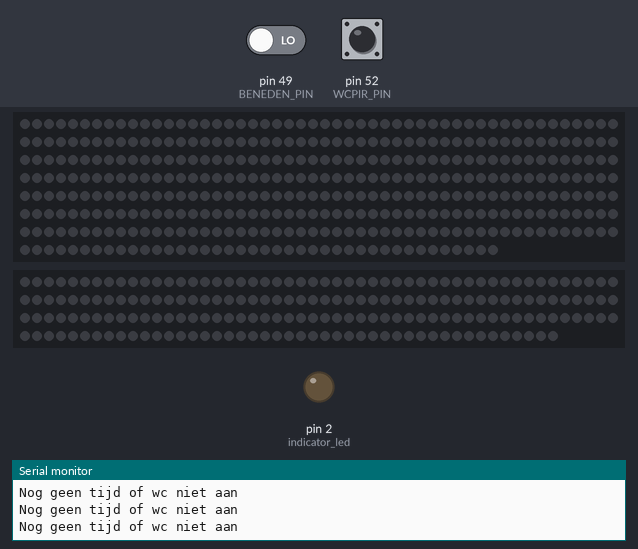
Recording of a sketch running on a simulated Arduino Mega 2560, built with avr-gcc and run on an emulated ATmega2560. On the bench: 390 RGB LEDs in strip order, left to right, continuing on the next row, 195 RGB LEDs in strip order, left to right, continuing on the next row, output pins drawn as LEDs (lit = HIGH), the last lines printed to the serial monitor. The test bench sets the inputs (shaded band); at power-on: pin 52 (WCPIR_PIN) LOW, pin 49 (BENEDEN_PIN) LOW. Dim RGB values are drawn brighter than linear.

Above: at 1.2 s.
1.3 s: pin 52 (WCPIR_PIN) driven HIGH
At 3.4 s:
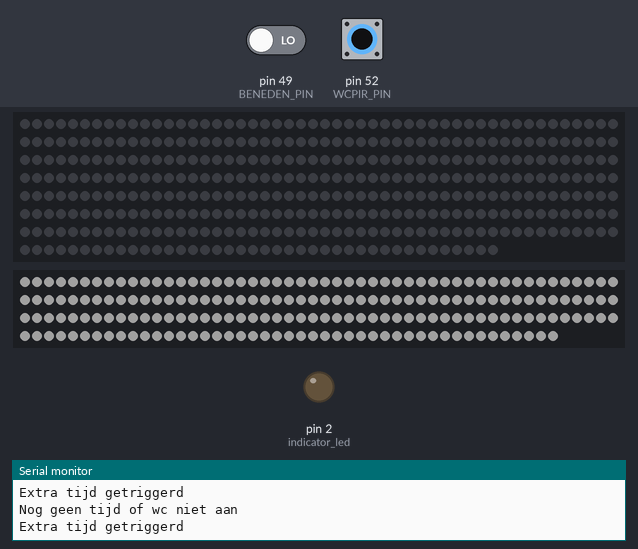
3.5 s: pin 49 (BENEDEN_PIN) driven HIGH
5.9 s: pin 52 (WCPIR_PIN) driven LOW
At 7.93 s:
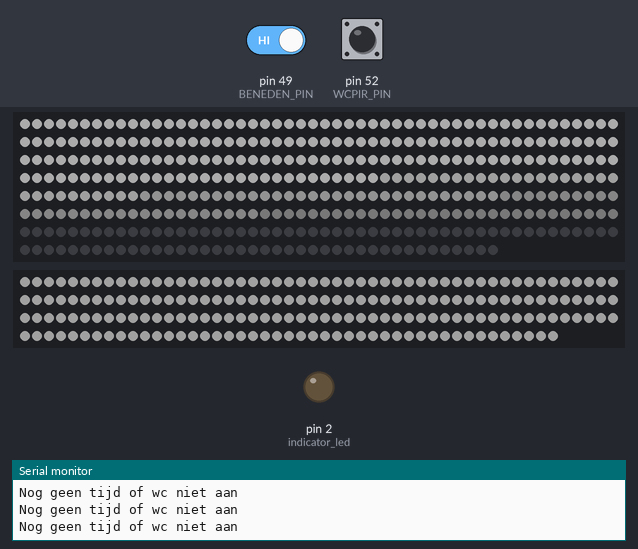
8.9 s: pin 52 (WCPIR_PIN) driven HIGH
At 9.9 s:
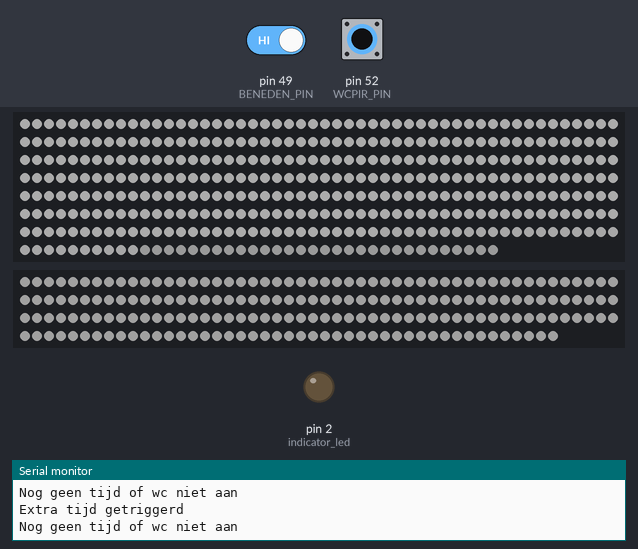
10.4 s: pin 49 (BENEDEN_PIN) driven LOW and pin 52 (WCPIR_PIN) driven LOW
13.4 s: pin 52 (WCPIR_PIN) pulsed HIGH 2 times (0.12 s each, 0.3 s apart)
At 25.86 s:
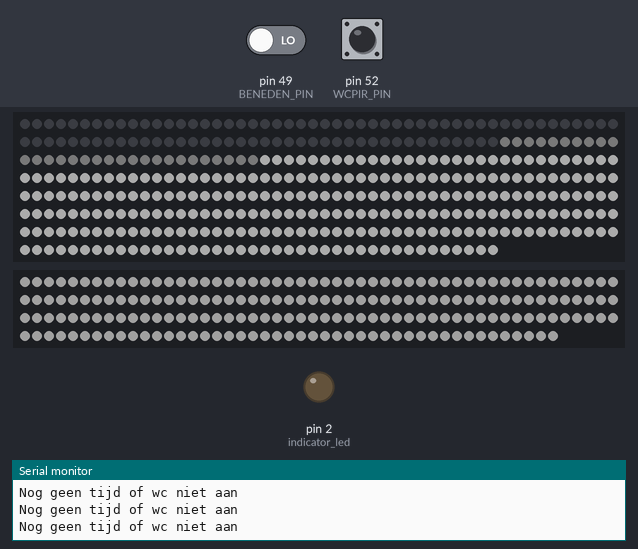

Measured:
- after the input at 1.3 s, the LEDs: first change after 0.39 s (image 1 shows a later state)

The sketch:

Trap___WC_Patrick.ino
```cpp
#include "FastLED.h"
#define NUM_LEDS 390
#define WC_LEDS 195

// Settingss

//PINS
#define PIN 51 // debug
#define TRAP_PIN 51 // LED Data
#define BOVEN_PIN 50 // PIR Boven
#define BENEDEN_PIN 49 // PIR Beneden
#define WCPIR_PIN 52 // PIR WC
#define WC_PIN 53 // WC LED Data


/* FADE SETTING */

// WC
#define WC_FADE 1

// Trap
#define THRESHOLD_FADE 50                        // Hoger = Volgende tree later starten. 0=alles direct
#define FADE_SPEED 15                            // Lager = Sneller fade #delay in ms
#define FADE_AMOUNT 5                            // Hoger = Snelle fade #brightness + fade_amount

//Trap
#define STEPS_SIZE 13                            // aantal steps
#define STEP_SIZE 30                             // leds per tree
/* END OF SETTINGS */

// Setup leds
CRGB rawleds[NUM_LEDS];
CRGB wc_raw_leds[WC_LEDS];
CRGBSet wcleds(wc_raw_leds,WC_LEDS);
CRGBSet leds(rawleds, NUM_LEDS);
CRGBSet step1(leds(0,29));                       // tree 1 heeft led 0 tot en met 9
CRGBSet step2(leds(30,59));                     // tree 2 heeft led 10 tot en met 19
CRGBSet step3(leds(60,89));// etc etc etc
CRGBSet step4(leds(90,119));
CRGBSet step5(leds(120,149));
CRGBSet step6(leds(150,179));
CRGBSet step7(leds(180,209));
CRGBSet step8(leds(210,239));
CRGBSet step9(leds(240,269));
CRGBSet step10(leds(270,299));
CRGBSet step11(leds(300,329));
CRGBSet step12(leds(330,359));
CRGBSet step13(leds(360,389));
struct CRGB * step_array[] ={step1,step2,step3,step4,step5,step6,step7,step8,step9,step10,step11,step12,step13}; // Google <3

#define COLOR_ORDER GRB
int bright[STEPS_SIZE];       // array om helderheid op te slaan per tree

/* VARS */
int bright_wc = 0;
int lastFade = 0; // lastfade in ms. Voor delay
int up,down;
int wc;
long wc_time;
int upFade;


void setup()
{
  // Setup pins
  pinMode(2, OUTPUT); // indicator led
  pinMode(WCPIR_PIN, INPUT); // WC PIR
  pinMode(BOVEN_PIN, INPUT); // Boven PIR
  pinMode(BENEDEN_PIN, INPUT); // Beneden PIR
  FastLED.addLeds<WS2812B, PIN, COLOR_ORDER>(leds, NUM_LEDS);
  FastLED.addLeds<WS2812B, WC_PIN, COLOR_ORDER>(wcleds, WC_LEDS);
  FastLED.setBrightness(50);
  FastLED.setMaxPowerInVoltsAndMilliamps(5,5000);
  set_max_power_indicator_LED(13l);
  Serial.begin(9600);

  // Turn all led offs
  fill_solid(leds, NUM_LEDS, CRGB::Black);
  fill_solid(wcleds, WC_LEDS, CRGB::Black);
  FastLED.show();
}

void loop(){

checkPir();

/* WC CODE */

// pir check
if(digitalRead(WCPIR_PIN) == HIGH){
  if(wc == 0){
    Serial.println("WC Getriggered, wc was 0");
     wc = 1;
     for(bright_wc = 0; bright_wc < 210; bright_wc = bright_wc + 3){
      for (int x=0;x<WC_LEDS;x++){               // voor elke 10 leds op een tree
            wcleds[x] = CHSV(255,0,bright_wc); // zet HSV
          }
        FastLED.show();
     }
      wc_time = millis();
     Serial.println("Fade klaar");
   wc = 2;
  }else if(wc == 2){
    Serial.println("Extra tijd getriggerd");
    wc_time = millis();
  }
}

if(delayy(wc_time,15000) && wc == 2){
  Serial.println("Timer over, fade out");
    fill_solid(wcleds, WC_LEDS, CRGB::Black);
    FastLED.show();
    bright_wc = 0;
    wc = 0;
}else{
  Serial.println("Nog geen tijd of wc niet aan");
}

  /* TRAP SECTION */

if(up == 1){
 if(delayy(lastFade,FADE_SPEED)){                      // Delay without delaying function, zie onderaan de boolean functie (0,1)
  for(int x=0; x<STEPS_SIZE;x++){                     // for elke tree
    if(bright[x] < 255){                              // Alleen verder indien bright van die tree lager is dan 255(=max brightness)
      if(x == 0){                                     // Indien het de eerste tree is (Kan geen check uitvoeren of de vorige led een waarde heeft, zie code hier onder)
         for (int i=0;i<STEP_SIZE;i++){               // voor elke 10 leds op een tree
            step_array[x][i] = CHSV(255,0,bright[x]); // zet HSV
          }
         bright[x] = bright[x] + FADE_AMOUNT;         // set bright voor volgende run op brightness + fade amount
      }else{                                          // als het niet de eerste tree is (Dus kan de waarde van de vorige tree checken)
        int lastStep = x - 1;                         // var voor vorige tree id
        if(bright[lastStep] > THRESHOLD_FADE ){       // als vorige tree een waarde heeft hoger dan de THRESHOLD (Pas gaan starten als de vorige tree op bijv 50 brightness zit)
            for (int i=0;i<STEP_SIZE;i++){            // Voor elke 10 leds op een tree
              step_array[x][i] = CHSV(255,0,bright[x]);// set HSV
            }
            bright[x] = bright[x] + FADE_AMOUNT;      // set bright voor volgende run op brightness + fade amount
        }
      }
    }else{
      if(bright[STEPS_SIZE - 1] == 255){
        up = 2;
      }
    }
  }
  lastFade = millis();                                // Sla millis op van laatste fade voor de delay
}
       //FastLED.delay(1); // Andere functie om de fade te vertragen, 1 vetraagt al gigantisch. Nu delay via millis, zie regel 118
        FastLED.show();   // Show led
        upFade = millis();
}
//Serial.println(up);

if(delayy(upFade,10000) && up == 2){
  up = 3;
}

if(up == 3){
  for(int x=0; x<STEPS_SIZE;x++){                     // for elke tree
    if(bright[x] > 0){                              // Alleen verder indien bright van die tree lager is dan 255(=max brightness)
      if(x == 0){                                     // Indien het de eerste tree is (Kan geen check uitvoeren of de vorige led een waarde heeft, zie code hier onder)
         for (int i=0;i<STEP_SIZE;i++){               // voor elke 10 leds op een tree
            step_array[x][i] = CHSV(255,0,bright[x]); // zet HSV
          }
         bright[x] = bright[x] - FADE_AMOUNT;         // set bright voor volgende run op brightness + fade amount
      }else{                                          // als het niet de eerste tree is (Dus kan de waarde van de vorige tree checken)
        int lastStep = x - 1;                         // var voor vorige tree id
        if(bright[lastStep] < THRESHOLD_FADE ){       // als vorige tree een waarde heeft hoger dan de THRESHOLD (Pas gaan starten als de vorige tree op bijv 50 brightness zit)
            for (int i=0;i<STEP_SIZE;i++){            // Voor elke 10 leds op een tree
              step_array[x][i] = CHSV(255,0,bright[x]);// set HSV
            }
            bright[x] = bright[x] - FADE_AMOUNT;      // set bright voor volgende run op brightness + fade amount
        }
      }
    }else{
      if(bright[STEPS_SIZE - 1] == 0){
        up = 0;
      }
    }
  }
       //FastLED.delay(1); // Andere functie om de fade te vertragen, 1 vetraagt al gigantisch, nu delay via millis
        FastLED.show();   // Show led
}


// TODO: Sensor vanaf boven

//if(down == 1 && up == 0){
// if(delayy(lastFade,FADE_SPEED)){                      // Delay without delaying function, zie onderaan de boolean functie (0,1)
//  for(int x=STEPS_SIZE; x-- > 0;){                     // for elke tree
//    if(bright[x] < 255){                              // Alleen verder indien bright van die tree lager is dan 255(=max brightness)
//      if(x == STEPS_SIZE){                                     // Indien het de eerste tree is (Kan geen check uitvoeren of de vorige led een waarde heeft, zie code hier onder)
//         for (int i=0;i<STEP_SIZE;i++){               // voor elke 10 leds op een tree
//            step_array[x][i] = CHSV(255,0,bright[x]); // zet HSV
//          }
//         bright[x] = bright[x] + FADE_AMOUNT;         // set bright voor volgende run op brightness + fade amount
//      }else{                                          // als het niet de eerste tree is (Dus kan de waarde van de vorige tree checken)
//        int lastStep = x + 1;                         // var voor vorige tree id
//        if(bright[lastStep] > THRESHOLD_FADE ){       // als vorige tree een waarde heeft hoger dan de THRESHOLD (Pas gaan starten als de vorige tree op bijv 50 brightness zit)
//            for (int i=0;i<STEP_SIZE;i++){            // Voor elke 10 leds op een tree
//              step_array[x][i] = CHSV(255,0,bright[x]);// set HSV
//            }
//            bright[x] = bright[x] + FADE_AMOUNT;      // set bright voor volgende run op brightness + fade amount
//        }
//      }
//    }
//  }
//  lastFade = millis();                                // Sla millis op van laatste fade voor de delay
//}
//       //FastLED.delay(1); // Andere functie om de fade te vertragen, 1 vetraagt al gigantisch
//        FastLED.show();   // Show led
//}
}

boolean delayy(unsigned long since, unsigned long time) {
  unsigned long currentmillis = millis();
  if (currentmillis - since >= time) {
    since = currentmillis;
    return true;
  }
  return false;
}

boolean checkPir(){

  if(digitalRead(BENEDEN_PIN) == HIGH && up == 0){
    up = 1;
  }
//  if(digitalRead(BOVEN_PIN) == HIGH && down == 0){
//    down = 1;
//  }


//
//  if(digitalRead(WCPIR_PIN) == LOW && wc == 2){
//    wc = 3;
//  }
}
```
